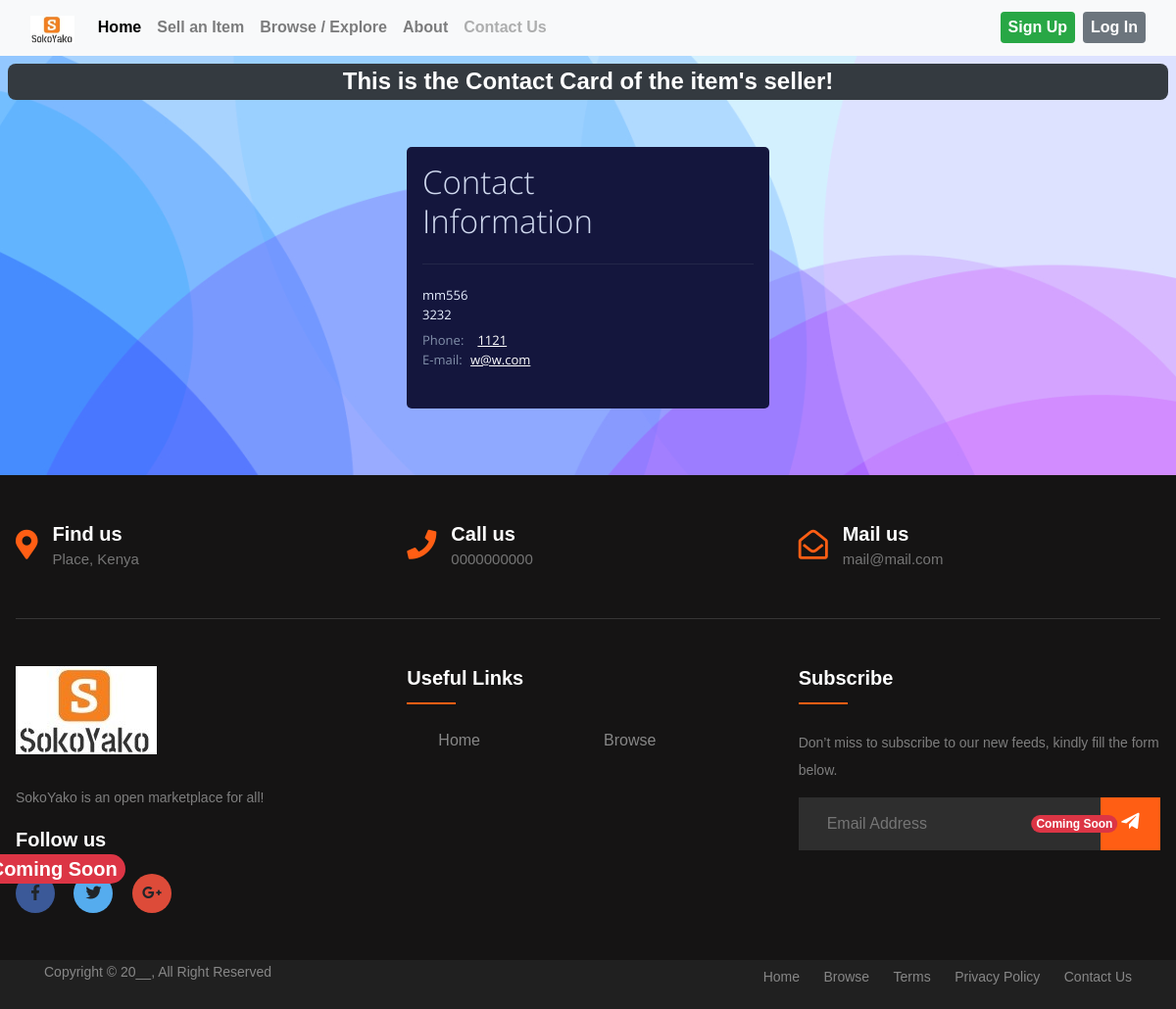
Page /view-seller-contact-card/7/ on the committed database.
### base/models.py (models this page shows, shortened)
class ContactCard(models.Model):
    user = models.OneToOneField(User, on_delete=models.CASCADE)
    full_name = models.CharField(max_length=60)
    phone_number = models.CharField(max_length=15)
    email = models.EmailField()
    address = models.CharField(max_length=60)
    location = models.CharField(max_length=400, blank=True, null=True)

### base/views.py (the view)
# urls.py: path('view-seller-contact-card/<int:seller_id>/', views.view_seller_contact_card, name='view_seller_contact_card'),
def view_seller_contact_card(request, seller_id):
    seller = get_object_or_404(User, id=seller_id)
    contact_card = get_object_or_404(ContactCard, user=seller)
    return render(request, 'view_seller_contact_card.html', {'contact_card': contact_card})

### base/templates/view_seller_contact_card.html (shortened to what this page needs)
{% extends 'layout.html' %}
{% load static %}
{% block data %}
    <div class="container-fluid p-2 clearfix">
        <h2 class="mb-5 fs-3 text-center text-white fs-4 fw-bolder bg-dark p-1 rounded-3"> This is the Contact Card of the item's seller!</h2>
        <div class="contact mt-2 p-3 ">
            <h2 class="h2cnt">
                Contact
                <br>
                Information
            </h2>
            <hr class="hrcnt">
            <h3 class="h3cnt">
                {{ contact_card.full_name}}
                <br>
                {{ contact_card.address }}
            </h3>
            <p class="pcnt">
                <span class="prefix ">Phone:</span>
                <a href="tel:#" class="phone text-decoration-underline">{{ contact_card.phone_number }}</a>
                <br>
                E-mail:
                <a class="email text-decoration-underline" href="mailto:#">{{ contact_card.email }}</a>
            </p>
        </div>
    </div>
{% endblock %}

### static/css/styles.css (style rules this page uses)
body { min-height: 100vh; background-size: cover; background-position: center; font-family: "Trebuchet MS",sans-serif; height: auto; }
.h2cnt { font: 300 33px/40px 'Open Sans', sans-serif; color: #cfd8ee; margin: 0 0 23px; }
.h3cnt { font: 13px/20px 'Open Sans', sans-serif; color: #e7efff; margin: 0 0 6px; }
.pcnt { margin-bottom: 24px; font: 13px/20px 'Open Sans', sans-serif; }
.hrcnt { background-color: #51596d; border: none; height: 1px; margin: 0 0 21px; }
.contact { padding: 63px 85px 50px 80px; color: #8391ab; max-width: 370px; background-color: #14163D; margin: 60px auto; -webkit-border-radius: 5px; -moz-border-radius: 5px; border-radius: 5px; }
.prefix { width: 48px; display: inline-block; }
.email { color: #ffffff; margin-left: 5px; -webkit-transition: all 0.5s ease; transition: all 0.5s ease; }
.phone { color: #ffffff; margin-left: 5px; -webkit-transition: all 0.5s ease; transition: all 0.5s ease; }
:root { --background-dark: #2d3548; --text-light: rgba(255, 255, 255, 0.6); --text-lighter: rgba(255, 255, 255, 0.9); --spacing-s: 8px; --spacing-m: 16px; --spacing-l: 24px; --spacing-xl: 32px; --spacing-xxl: 64px; --width-container: 1200px; }
* { border: 0; margin: 0; padding: 0; box-sizing: border-box; }

### base/templates/layout.html (style rules this page uses)
body { font-family: "Trebuchet MS", sans-serif }

### rows in the picture
ContactCard: full_name "mm556", address "3232", phone_number "1121", email "w@w.com"
